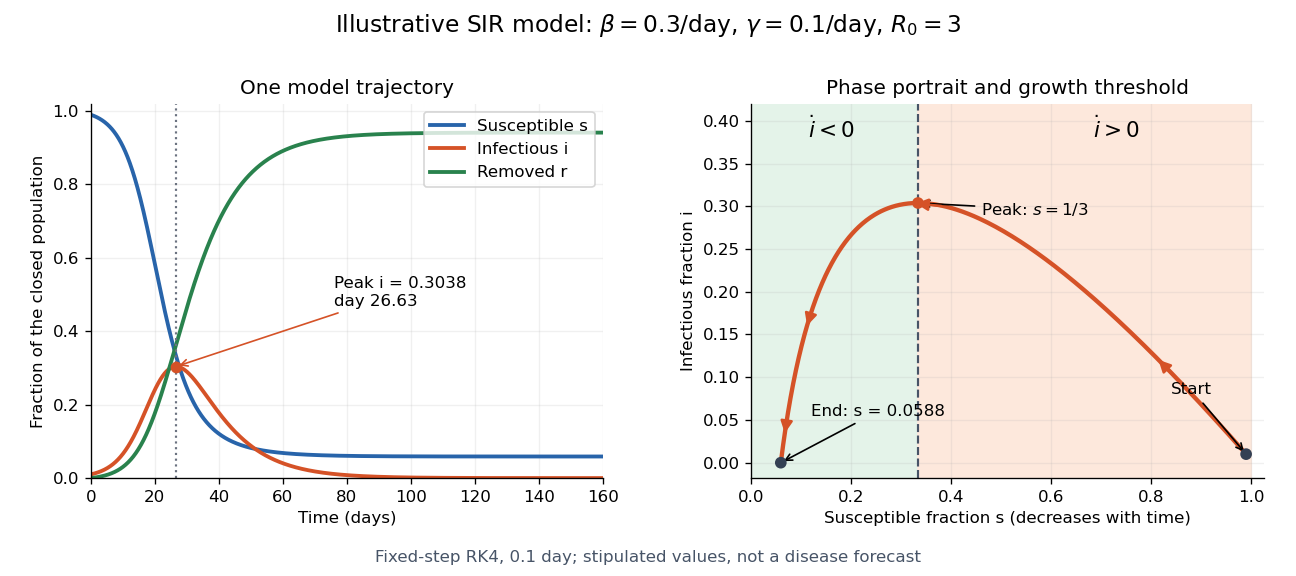

Generate this figure with Python:
"""Draw and verify a stipulated SIR example; output basename PNG to cwd.

Tested with Python 3.14.4, Matplotlib 3.10.7, NumPy 2.3.5.
Run from _media: python3 ../sir-outbreak-trajectories.py
Fixed-step classical RK4 uses only NumPy; bisection solves final size.
No renormalization or clipping is used to pass conservation/positivity checks.
"""

import json
import math
from pathlib import Path

import matplotlib

matplotlib.use("Agg")
import matplotlib.pyplot as plt
import numpy as np

BETA = 0.3
GAMMA = 0.1
INITIAL = np.array([0.99, 0.01, 0.0])
END_DAY = 400.0


def rhs(state):
    s, i, _ = state
    infection = BETA * s * i
    removal = GAMMA * i
    return np.array([-infection, infection - removal, removal])


def rk4_step(state, step):
    k1 = rhs(state)
    k2 = rhs(state + step * k1 / 2)
    k3 = rhs(state + step * k2 / 2)
    k4 = rhs(state + step * k3)
    return state + step * (k1 + 2 * k2 + 2 * k3 + k4) / 6


def integrate(step, end=END_DAY):
    count = round(end / step)
    assert math.isclose(count * step, end)
    t = np.arange(count + 1) * step
    y = np.empty((count + 1, 3))
    y[0] = INITIAL
    for j in range(count):
        y[j + 1] = rk4_step(y[j], step)
    return t, y


def invariant(state):
    return state[..., 1] + state[..., 0] - GAMMA / BETA * np.log(state[..., 0])


def final_susceptible():
    # For i0 > 0 the physical root lies below min(s0, gamma/beta).
    def residual(s):
        return math.log(s / INITIAL[0]) + BETA / GAMMA * (1 - s - INITIAL[2])
    lo, hi = np.finfo(float).tiny, min(INITIAL[0], GAMMA / BETA)
    assert residual(lo) < 0 < residual(hi)
    for _ in range(200):
        mid = (lo + hi) / 2
        if residual(mid) < 0:
            lo = mid
        else:
            hi = mid
    result = (lo + hi) / 2
    assert abs(residual(result)) < 1e-13
    return result


def locate_peak(t, y):
    # Bisect within the threshold-crossing RK4 step, avoiding a grid-only maximum.
    threshold = GAMMA / BETA
    j = np.flatnonzero(y[:, 0] <= threshold)[0] - 1
    lo, hi = 0.0, t[j + 1] - t[j]
    for _ in range(48):
        mid = (lo + hi) / 2
        if rk4_step(y[j], mid)[0] > threshold:
            lo = mid
        else:
            hi = mid
    offset = (lo + hi) / 2
    state = rk4_step(y[j], offset)
    return t[j] + offset, state


def verify():
    runs = [integrate(h) for h in (0.4, 0.2, 0.1)]
    expected_peak = INITIAL[0] + INITIAL[1] - GAMMA / BETA + (
        GAMMA / BETA * math.log((GAMMA / BETA) / INITIAL[0]))
    s_inf = final_susceptible()
    checks = []
    for step, (t, y) in zip((0.4, 0.2, 0.1), runs):
        conservation = float(np.max(np.abs(y.sum(axis=1) - 1)))
        drift = float(np.max(np.abs(invariant(y) - invariant(INITIAL))))
        peak_day, peak_state = locate_peak(t, y)
        assert conservation < 1e-12
        assert np.all(y >= 0) and np.all(y <= 1)
        assert np.all(np.diff(y[:, 0]) <= 1e-14)
        assert np.all(np.diff(y[:, 2]) >= -1e-14)
        assert abs(peak_state[1] - expected_peak) < 2e-8
        assert drift < 2e-8
        assert abs(y[-1, 0] - s_inf) < 2e-8
        checks.append({"step_day": step, "conservation_max_error": conservation,
                       "min_fraction": float(y.min()), "max_fraction": float(y.max()),
                       "first_integral_max_drift": drift, "peak_day": float(peak_day),
                       "peak_fraction": float(peak_state[1]),
                       "peak_absolute_error": float(abs(peak_state[1] - expected_peak)),
                       "final_susceptible_error": float(abs(y[-1, 0] - s_inf)),
                       "infectious_at_day_400": float(y[-1, 1])})
    # Compare whole trajectories at common times, not just a final scalar.
    coarse_difference = float(np.max(np.abs(runs[0][1] - runs[1][1][::2])))
    fine_difference = float(np.max(np.abs(runs[1][1] - runs[2][1][::2])))
    ratio = coarse_difference / fine_difference
    assert 12 < ratio < 20  # Fourth-order convergence predicts a ratio near 16.
    report = {"basic_reproduction_number": BETA / GAMMA,
              "initial_growth_per_day": BETA * INITIAL[0] - GAMMA,
              "peak_exact": expected_peak, "s_infinity": s_inf,
              "final_removed_fraction": 1 - s_inf,
              "newly_infected_fraction_of_total": INITIAL[0] - s_inf,
              "coarse_trajectory_difference": coarse_difference,
              "fine_trajectory_difference": fine_difference,
              "refinement_ratio": ratio, "checks": checks}
    print(json.dumps(report, indent=2))
    return runs[-1], s_inf, expected_peak


def draw(t, y, s_inf, peak):
    peak_day, _ = locate_peak(t, y)
    fig, (time_ax, phase_ax) = plt.subplots(1, 2, figsize=(10.8, 4.8), dpi=120,
                                          facecolor="white")
    colors = ["#2864aa", "#d55227", "#29824d"]
    for j, label in enumerate(["Susceptible s", "Infectious i", "Removed r"]):
        time_ax.plot(t, y[:, j], color=colors[j], label=label, lw=2.3)
    time_ax.axvline(peak_day, color="#6b7280", ls=":", lw=1.3)
    time_ax.scatter([peak_day], [peak], color=colors[1], zorder=5)
    time_ax.annotate(f"Peak i = {peak:.4f}\nday {peak_day:.2f}",
                     xy=(peak_day, peak), xytext=(76, 0.47),
                     arrowprops={"arrowstyle": "->", "color": colors[1]}, fontsize=10)
    time_ax.set(xlim=(0, 160), ylim=(0, 1.02), xlabel="Time (days)",
                ylabel="Fraction of the closed population", title="One model trajectory")
    time_ax.legend(loc="upper right", frameon=True, fontsize=10)
    phase_ax.axvspan(0, GAMMA / BETA, color="#e4f3e9")
    phase_ax.axvspan(GAMMA / BETA, 1, color="#fde8dc")
    phase_ax.plot(y[:, 0], y[:, 1], lw=2.6, color=colors[1])
    phase_ax.axvline(GAMMA / BETA, color="#475467", ls="--", lw=1.3)
    phase_ax.scatter([INITIAL[0], GAMMA / BETA, s_inf], [INITIAL[1], peak, 0],
                     c=["#344054", colors[1], "#344054"], zorder=5)
    phase_ax.text(0.16, 0.38, r"$\dot i<0$", ha="center", fontsize=13)
    phase_ax.text(0.73, 0.38, r"$\dot i>0$", ha="center", fontsize=13)
    phase_ax.annotate("Start", xy=(0.99, 0.01), xytext=(0.84, 0.08),
                      arrowprops={"arrowstyle": "->"}, fontsize=10)
    phase_ax.annotate(r"Peak: $s=1/3$", xy=(1 / 3, peak), xytext=(0.46, 0.29),
                      arrowprops={"arrowstyle": "->"}, fontsize=10)
    phase_ax.annotate(f"End: s = {s_inf:.4f}", xy=(s_inf, 0), xytext=(0.12, 0.055),
                      arrowprops={"arrowstyle": "->"}, fontsize=10)
    for day in (12, 25, 40, 60):
        j = np.searchsorted(t, day)
        k = np.searchsorted(t, day + 2)
        phase_ax.annotate("", xy=y[k, :2], xytext=y[j, :2],
                          arrowprops={"arrowstyle": "-|>", "lw": 1.5,
                                      "mutation_scale": 15, "color": colors[1]})
    phase_ax.set(xlim=(0, 1.025), ylim=(-0.018, 0.42),
                 xlabel="Susceptible fraction s (decreases with time)",
                 ylabel="Infectious fraction i", title="Phase portrait and growth threshold")
    for ax in (time_ax, phase_ax):
        ax.grid(alpha=0.18)
        ax.spines[["top", "right"]].set_visible(False)
    fig.suptitle(r"Illustrative SIR model: $\beta=0.3$/day, $\gamma=0.1$/day, $R_0=3$",
                 fontsize=14)
    fig.text(0.5, 0.025, "Fixed-step RK4, 0.1 day; stipulated values, not a disease forecast",
             ha="center", fontsize=10, color="#475467")
    fig.subplots_adjust(left=0.07, right=0.975, bottom=0.17, top=0.82, wspace=0.29)
    target = Path.cwd() / (Path(__file__).stem + ".png")
    fig.savefig(target, facecolor="white", transparent=False)
    plt.close(fig)
    print(target)


def main():
    (t, y), s_inf, peak = verify()
    draw(t, y, s_inf, peak)


if __name__ == "__main__":
    main()
